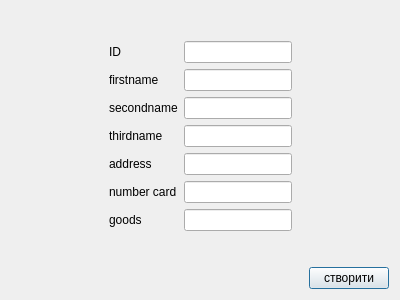
<?xml version="1.0" encoding="UTF-8"?>
<ui version="4.0">
 <class>DialogCreateSeller</class>
 <widget class="QDialog" name="DialogCreateSeller">
  <property name="geometry">
   <rect>
    <x>0</x>
    <y>0</y>
    <width>400</width>
    <height>300</height>
   </rect>
  </property>
  <property name="windowTitle">
   <string>create Seller</string>
  </property>
  <layout class="QGridLayout" name="gridLayout">
   <item row="0" column="1">
    <spacer name="verticalSpacer_2">
     <property name="orientation">
      <enum>Qt::Vertical</enum>
     </property>
     <property name="sizeHint" stdset="0">
      <size>
       <width>20</width>
       <height>12</height>
      </size>
     </property>
    </spacer>
   </item>
   <item row="1" column="0">
    <spacer name="horizontalSpacer">
     <property name="orientation">
      <enum>Qt::Horizontal</enum>
     </property>
     <property name="sizeHint" stdset="0">
      <size>
       <width>88</width>
       <height>20</height>
      </size>
     </property>
    </spacer>
   </item>
   <item row="1" column="1">
    <layout class="QHBoxLayout" name="horizontalLayout">
     <item>
      <layout class="QVBoxLayout" name="verticalLayout_2">
       <item>
        <widget class="QLabel" name="label">
         <property name="text">
          <string>ID</string>
         </property>
        </widget>
       </item>
       <item>
        <widget class="QLabel" name="label_2">
         <property name="text">
          <string>firstname</string>
         </property>
        </widget>
       </item>
       <item>
        <widget class="QLabel" name="label_7">
         <property name="text">
          <string>secondname</string>
         </property>
        </widget>
       </item>
       <item>
        <widget class="QLabel" name="label_3">
         <property name="text">
          <string>thirdname</string>
         </property>
        </widget>
       </item>
       <item>
        <widget class="QLabel" name="label_4">
         <property name="text">
          <string>address</string>
         </property>
        </widget>
       </item>
       <item>
        <widget class="QLabel" name="label_5">
         <property name="text">
          <string>number card</string>
         </property>
        </widget>
       </item>
       <item>
        <widget class="QLabel" name="label_6">
         <property name="text">
          <string>goods</string>
         </property>
        </widget>
       </item>
      </layout>
     </item>
     <item>
      <layout class="QVBoxLayout" name="verticalLayout">
       <item>
        <widget class="QLineEdit" name="IDEdit"/>
       </item>
       <item>
        <widget class="QLineEdit" name="firstnameEdit"/>
       </item>
       <item>
        <widget class="QLineEdit" name="secondnameEdit"/>
       </item>
       <item>
        <widget class="QLineEdit" name="thirdnameEdit"/>
       </item>
       <item>
        <widget class="QLineEdit" name="addressEdit"/>
       </item>
       <item>
        <widget class="QLineEdit" name="numberEdit"/>
       </item>
       <item>
        <widget class="QLineEdit" name="goodsEdit"/>
       </item>
      </layout>
     </item>
    </layout>
   </item>
   <item row="1" column="2">
    <spacer name="horizontalSpacer_2">
     <property name="orientation">
      <enum>Qt::Horizontal</enum>
     </property>
     <property name="sizeHint" stdset="0">
      <size>
       <width>88</width>
       <height>20</height>
      </size>
     </property>
    </spacer>
   </item>
   <item row="2" column="1">
    <spacer name="verticalSpacer">
     <property name="orientation">
      <enum>Qt::Vertical</enum>
     </property>
     <property name="sizeHint" stdset="0">
      <size>
       <width>20</width>
       <height>12</height>
      </size>
     </property>
    </spacer>
   </item>
   <item row="3" column="0" colspan="3">
    <layout class="QHBoxLayout" name="horizontalLayout_2">
     <item>
      <spacer name="horizontalSpacer_3">
       <property name="orientation">
        <enum>Qt::Horizontal</enum>
       </property>
       <property name="sizeHint" stdset="0">
        <size>
         <width>40</width>
         <height>20</height>
        </size>
       </property>
      </spacer>
     </item>
     <item>
      <widget class="QPushButton" name="createSellerBtn">
       <property name="text">
        <string>створити</string>
       </property>
      </widget>
     </item>
    </layout>
   </item>
  </layout>
 </widget>
 <resources/>
 <connections/>
</ui>
